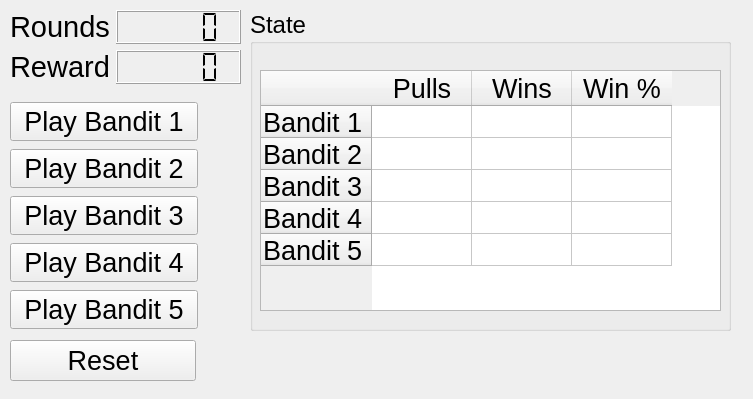
<?xml version="1.0" encoding="UTF-8"?>
<ui version="4.0">
 <class>MainWindow</class>
 <widget class="QMainWindow" name="MainWindow">
  <property name="geometry">
   <rect>
    <x>0</x>
    <y>0</y>
    <width>753</width>
    <height>399</height>
   </rect>
  </property>
  <property name="windowTitle">
   <string>Bandit Casino </string>
  </property>
  <widget class="QWidget" name="centralWidget">
   <widget class="QWidget" name="formLayoutWidget_2">
    <property name="geometry">
     <rect>
      <x>10</x>
      <y>10</y>
      <width>231</width>
      <height>80</height>
     </rect>
    </property>
    <layout class="QFormLayout" name="formLayout_2">
     <item row="0" column="0">
      <widget class="QLabel" name="label">
       <property name="font">
        <font>
         <pointsize>22</pointsize>
        </font>
       </property>
       <property name="text">
        <string>Rounds</string>
       </property>
      </widget>
     </item>
     <item row="0" column="1">
      <widget class="QLCDNumber" name="lbl_pull_count">
       <property name="segmentStyle">
        <enum>QLCDNumber::Flat</enum>
       </property>
       <property name="value" stdset="0">
        <double>0.000000000000000</double>
       </property>
       <property name="intValue" stdset="0">
        <number>0</number>
       </property>
      </widget>
     </item>
     <item row="1" column="0">
      <widget class="QLabel" name="label_2">
       <property name="font">
        <font>
         <pointsize>22</pointsize>
        </font>
       </property>
       <property name="text">
        <string>Reward</string>
       </property>
      </widget>
     </item>
     <item row="1" column="1">
      <widget class="QLCDNumber" name="lbl_pull_count_2">
       <property name="segmentStyle">
        <enum>QLCDNumber::Flat</enum>
       </property>
       <property name="value" stdset="0">
        <double>0.000000000000000</double>
       </property>
       <property name="intValue" stdset="0">
        <number>0</number>
       </property>
      </widget>
     </item>
    </layout>
   </widget>
   <widget class="QWidget" name="verticalLayoutWidget">
    <property name="geometry">
     <rect>
      <x>10</x>
      <y>100</y>
      <width>188</width>
      <height>231</height>
     </rect>
    </property>
    <property name="font">
     <font>
      <pointsize>20</pointsize>
     </font>
    </property>
    <layout class="QVBoxLayout" name="verticalLayout">
     <item>
      <widget class="QPushButton" name="pull_arm1">
       <property name="font">
        <font>
         <pointsize>20</pointsize>
        </font>
       </property>
       <property name="text">
        <string>Play Bandit 1</string>
       </property>
      </widget>
     </item>
     <item>
      <widget class="QPushButton" name="pull_arm2">
       <property name="font">
        <font>
         <pointsize>20</pointsize>
        </font>
       </property>
       <property name="text">
        <string>Play Bandit 2</string>
       </property>
      </widget>
     </item>
     <item>
      <widget class="QPushButton" name="pull_arm3">
       <property name="font">
        <font>
         <pointsize>20</pointsize>
        </font>
       </property>
       <property name="text">
        <string>Play Bandit 3</string>
       </property>
      </widget>
     </item>
     <item>
      <widget class="QPushButton" name="pull_arm4">
       <property name="font">
        <font>
         <pointsize>20</pointsize>
        </font>
       </property>
       <property name="text">
        <string>Play Bandit 4</string>
       </property>
      </widget>
     </item>
     <item>
      <widget class="QPushButton" name="pull_arm4_2">
       <property name="font">
        <font>
         <pointsize>20</pointsize>
        </font>
       </property>
       <property name="text">
        <string>Play Bandit 5</string>
       </property>
      </widget>
     </item>
    </layout>
   </widget>
   <widget class="QGroupBox" name="groupBox">
    <property name="geometry">
     <rect>
      <x>250</x>
      <y>10</y>
      <width>481</width>
      <height>321</height>
     </rect>
    </property>
    <property name="font">
     <font>
      <pointsize>18</pointsize>
     </font>
    </property>
    <property name="title">
     <string>State</string>
    </property>
    <widget class="QTableWidget" name="tableWidget">
     <property name="geometry">
      <rect>
       <x>10</x>
       <y>60</y>
       <width>461</width>
       <height>241</height>
      </rect>
     </property>
     <property name="sizePolicy">
      <sizepolicy hsizetype="Expanding" vsizetype="Expanding">
       <horstretch>0</horstretch>
       <verstretch>0</verstretch>
      </sizepolicy>
     </property>
     <property name="font">
      <font>
       <pointsize>20</pointsize>
      </font>
     </property>
     <property name="lineWidth">
      <number>1</number>
     </property>
     <property name="showGrid">
      <bool>true</bool>
     </property>
     <property name="gridStyle">
      <enum>Qt::SolidLine</enum>
     </property>
     <attribute name="horizontalHeaderMinimumSectionSize">
      <number>55</number>
     </attribute>
     <row>
      <property name="text">
       <string>Bandit 1</string>
      </property>
     </row>
     <row>
      <property name="text">
       <string>Bandit 2</string>
      </property>
     </row>
     <row>
      <property name="text">
       <string>Bandit 3</string>
      </property>
     </row>
     <row>
      <property name="text">
       <string>Bandit 4</string>
      </property>
     </row>
     <row>
      <property name="text">
       <string>Bandit 5</string>
      </property>
     </row>
     <column>
      <property name="text">
       <string>Pulls</string>
      </property>
     </column>
     <column>
      <property name="text">
       <string>Wins</string>
      </property>
     </column>
     <column>
      <property name="text">
       <string>Win %</string>
      </property>
     </column>
     <item row="0" column="0">
      <property name="text">
       <string/>
      </property>
     </item>
    </widget>
   </widget>
   <widget class="QPushButton" name="pull_arm4_3">
    <property name="geometry">
     <rect>
      <x>10</x>
      <y>340</y>
      <width>186</width>
      <height>41</height>
     </rect>
    </property>
    <property name="font">
     <font>
      <pointsize>20</pointsize>
     </font>
    </property>
    <property name="text">
     <string>Reset</string>
    </property>
   </widget>
  </widget>
 </widget>
 <resources/>
 <connections/>
</ui>
